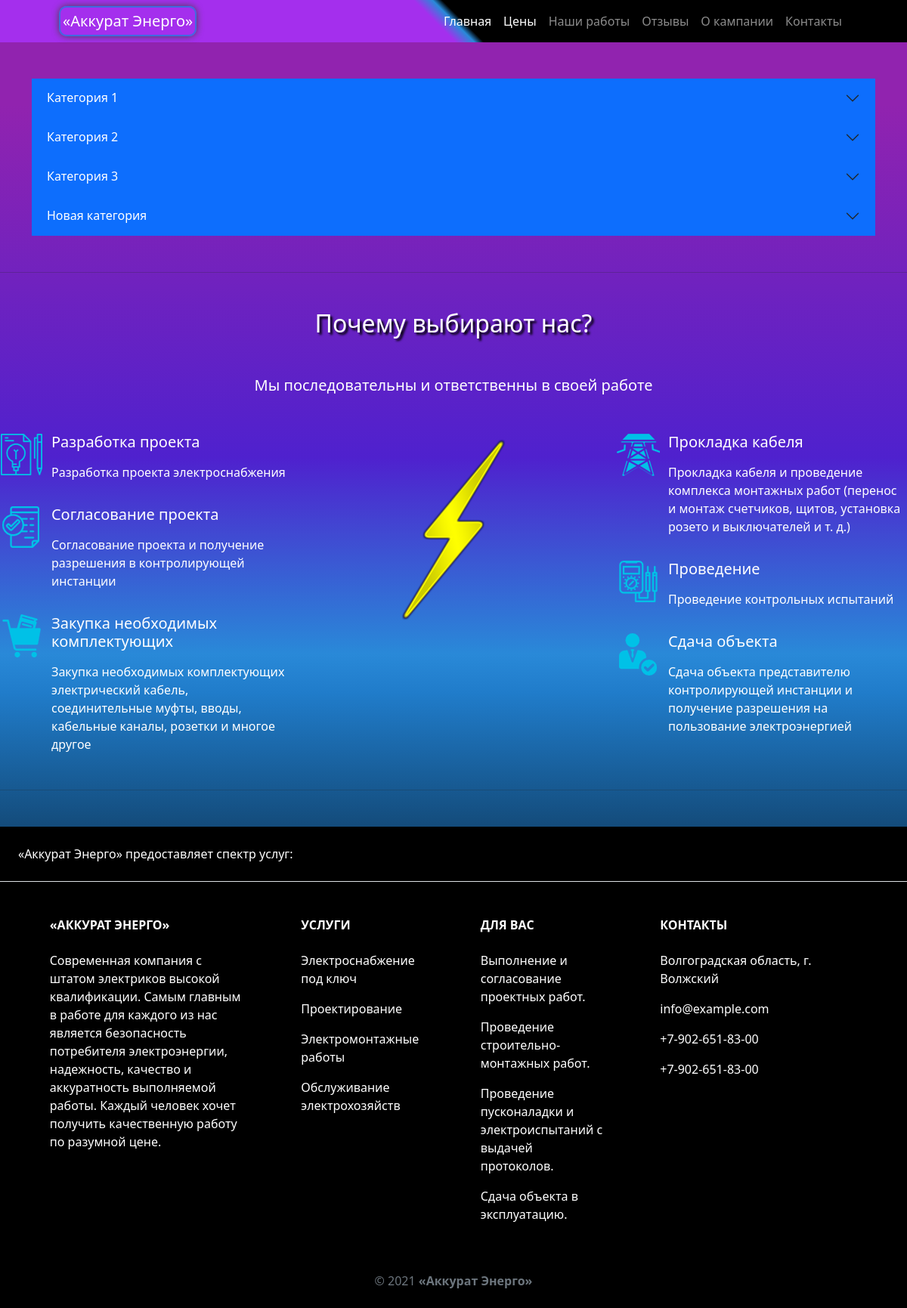
Screenshot of /price with the database file from the repository.
### main/models.py (models this page shows, shortened)
class Category(models.Model):
    name = models.CharField(max_length=200, db_index=True, verbose_name='Имя категории')
    class Meta:
        verbose_name = 'Категория(ю)'
        verbose_name_plural = 'Категории'
        ordering = ['name']

### main/views.py (the view)
# urls.py: path('price', get_category, name='price'),
def get_category(request):
    categories = Category.objects.all
    prices = PriceCategory.objects.all
    context = {
        'prices': prices,
        'categories': categories,
    }
    return render(request, 'price_list.html', context=context)

### main/templates/price_list.html (shortened to what this page needs)
{% extends 'base.html' %}
{% block section %}
{% for category in categories %}
<div class="accordion accordion-flush" id="accordionFlushExample">
  <div class="accordion-item">
    <h2 class="accordion-header bg-primary" id="flush-headingOne">
      <button class="accordion-button collapsed bg-primary text-white" type="button" data-bs-toggle="collapse" data-bs-target="#flush-collapseOne" aria-expanded="false" aria-controls="flush-collapseOne">
        {{ category.name }}
      </button>
    </h2>
  </div>
</div>
{% endfor %}
{% endblock section %}

### rows the page displays
Category: name "Категория 1"
Category: name "Категория 2"
Category: name "Категория 3"
Category: name "Новая категория"
